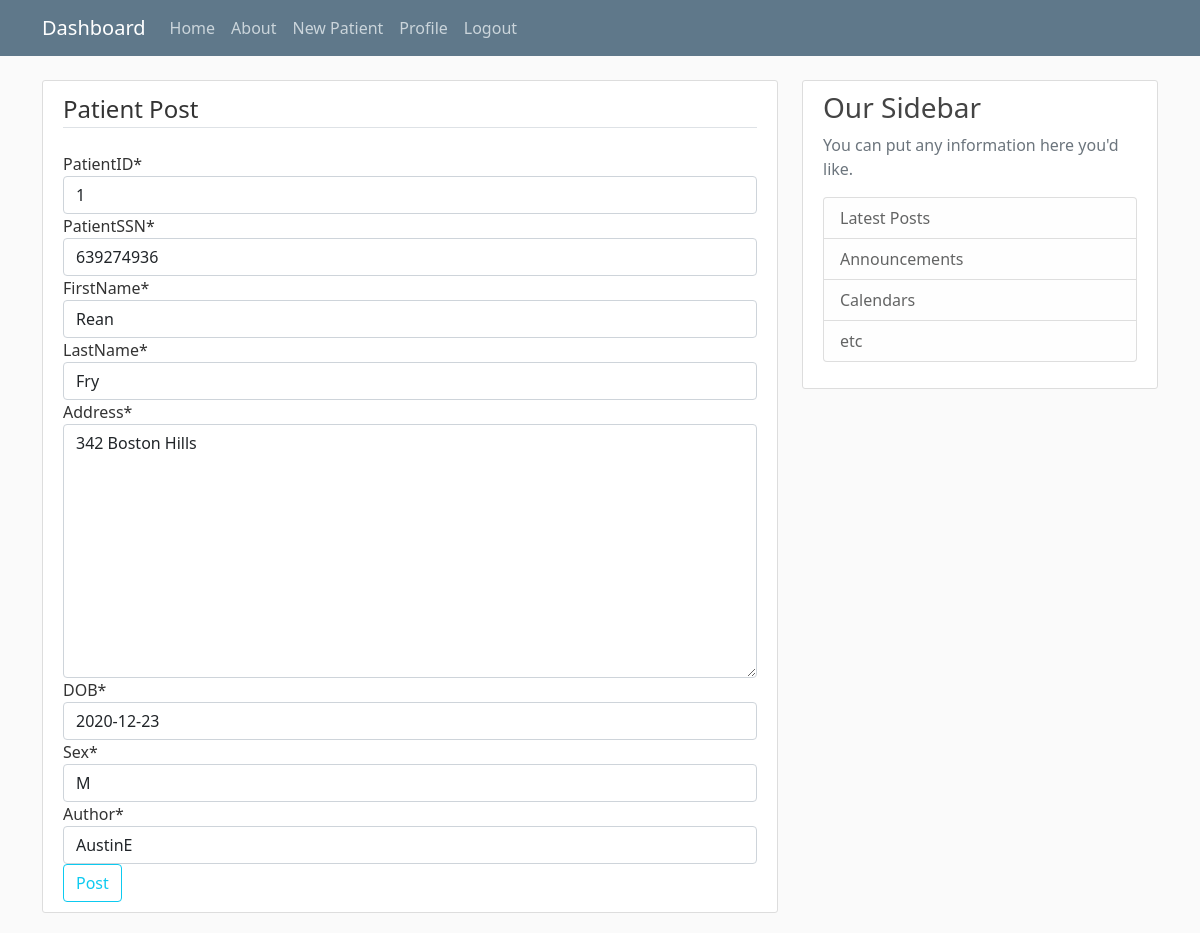
Screenshot of /patient/1/update/ (signed in) with the database file from the repository.
### core/models.py (models this page shows, shortened)
class Patient(models.Model):
    PatientID = models.IntegerField()
    PatientSSN = models.CharField(max_length=30)
    FirstName = models.CharField(max_length=30)
    LastName = models.CharField(max_length=30)
    Address = models.TextField(max_length=200)
    Sex = models.CharField(max_length=1)
    DOB = models.DateField(default=timezone.now)
    Author = models.ForeignKey(User, on_delete=models.CASCADE)

### core/views.py (the view, shortened to what this page needs)
class PatientUpdateView(LoginRequiredMixin, UserPassesTestMixin, UpdateView):
    model = Patient
    fields = ['PatientID', 'PatientSSN', 'FirstName',
              'LastName', 'Address', 'DOB', 'Sex', 'Author']
    def test_func(self):
        patient = self.get_object()
        if self.request.user == patient.Author:
            return True
        return False

### core/templates/core/patient_form.html (shortened to what this page needs)
{% extends "core/base.html" %}
{% load crispy_forms_tags %}
{% block content %}
<div class="content-section">
    <form method="POST">
        <fieldset class = "form-group">
            <legend class="border-bottom mb-4">Patient Post</legend>
            {{ form|crispy }}
        </fieldset>
        <div class = "form-group">
            <button class="btn btn-outline-info" type="submit">Post</button>
        </div>
        </form>
    </div>
{% endblock content %}

### core/static/core/main.css (style rules this page uses)
body { background: #fafafa; color: #333333; margin-top: 5rem; }
.content-section { background: #ffffff; padding: 10px 20px; border: 1px solid #dddddd; border-radius: 3px; margin-bottom: 20px; }

### rows the page displays
Patient: PatientID "1", PatientSSN "639274936", FirstName "Rean", LastName "Fry", Address "342 Boston Hills", DOB "2020-12-23", Sex "M", Author "AustinE"
